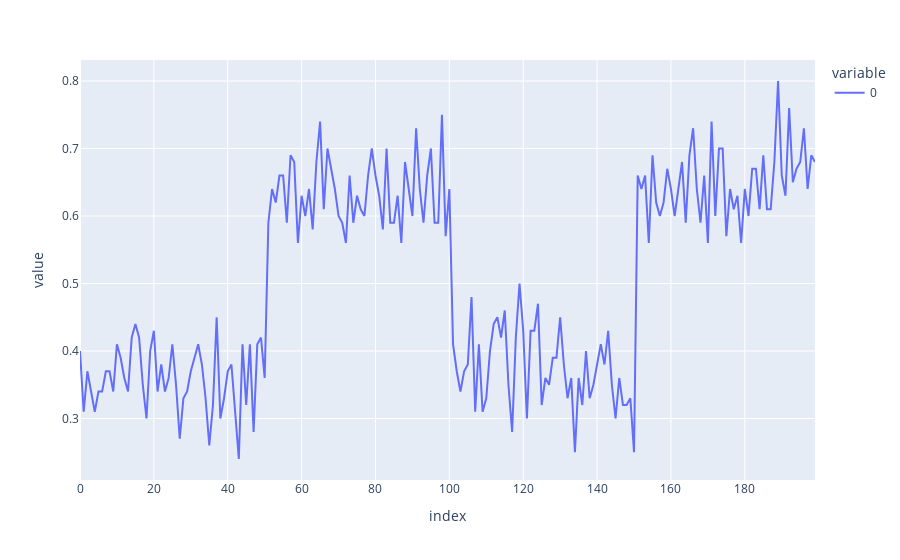

The cell this chart's notebook holds for it:
### Code cell
px.line(resp_df.mean(axis=0))

### Figure 1 — Plotly figure (JSON) as saved in the notebook; plotly's stock layout.template omitted (floating-point values rounded to 4 significant figures; data arrays with more than 128 entries replaced by an {"elided": "..."} marker saying what was removed)
{"data": [{"hovertemplate": "variable=0<br>index=%{x}<br>value=%{y}<extra></extra>", "legendgroup": "0", "line": {"color": "#636efa", "dash": "solid"}, "marker": {"symbol": "circle"}, "mode": "lines", "name": "0", "orientation": "v", "showlegend": true, "type": "scatter", "x": {"elided": "200 int values"}, "xaxis": "x", "y": {"elided": "200 float values"}, "yaxis": "y"}], "layout": {"legend": {"title": {"text": "variable"}, "tracegroupgap": 0}, "margin": {"t": 60}, "xaxis": {"anchor": "y", "domain": [0, 1], "title": {"text": "index"}}, "yaxis": {"anchor": "x", "domain": [0, 1], "title": {"text": "value"}}}}
